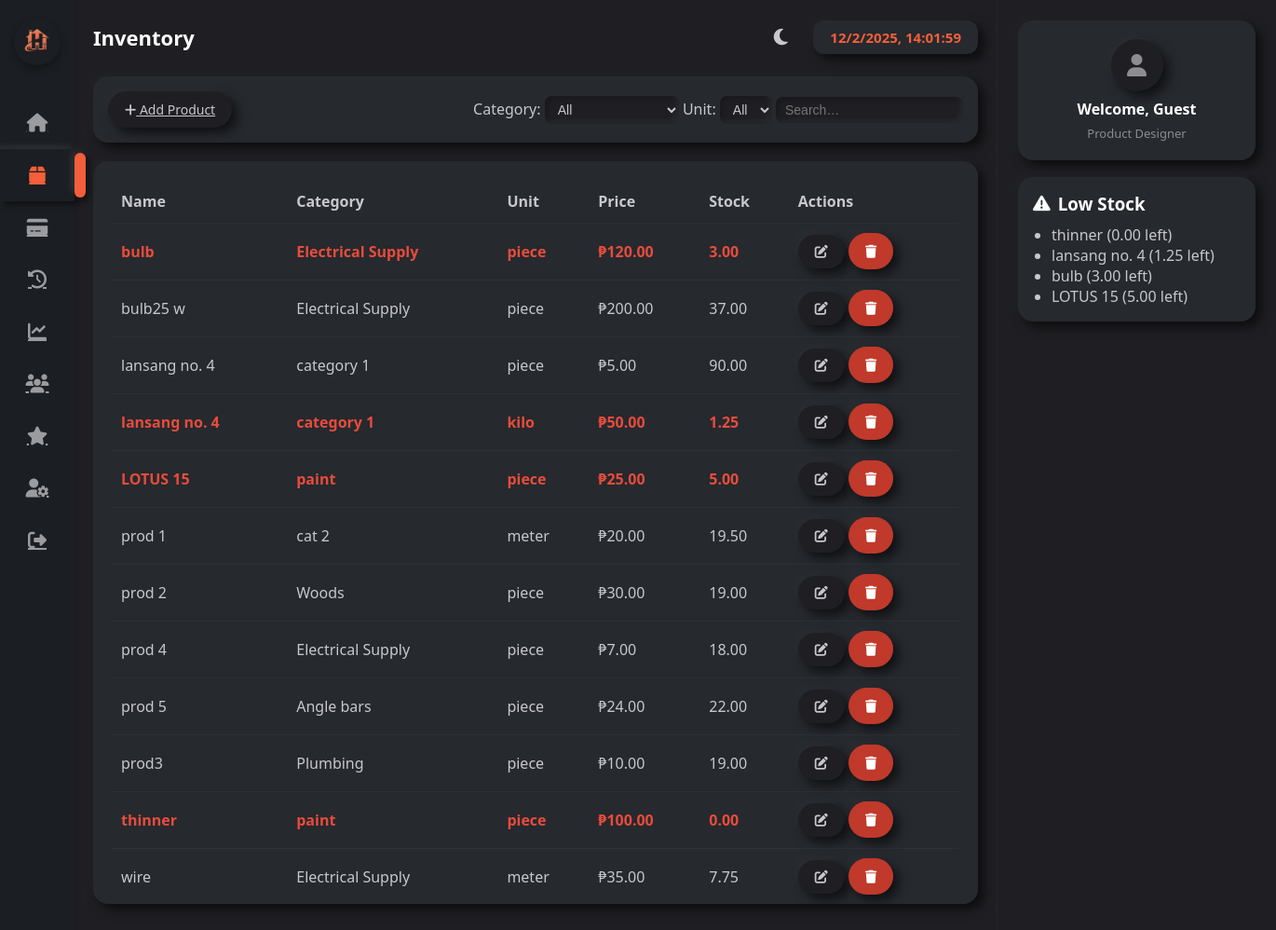
Before: /inventory.php with the older database file.
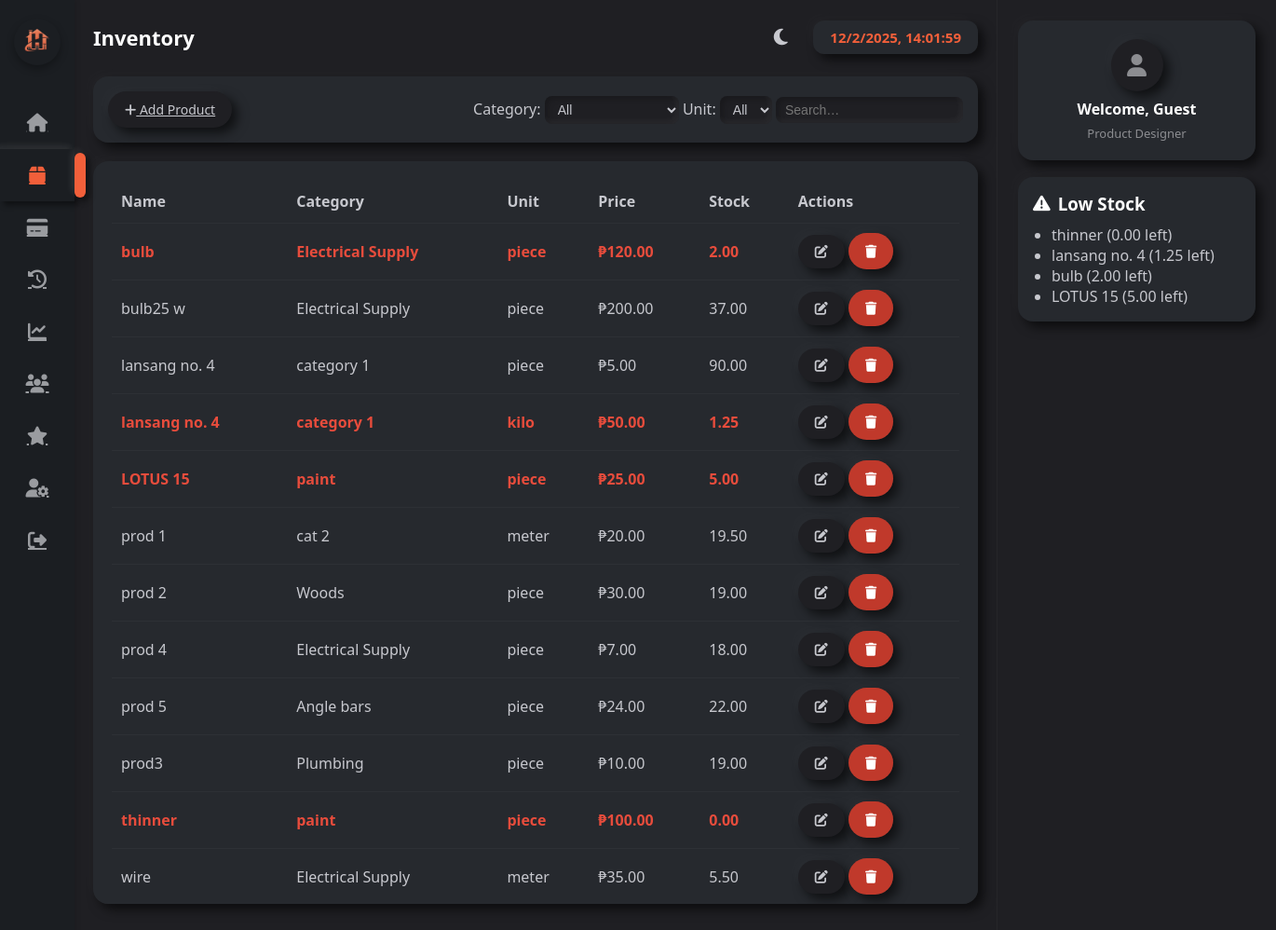
After: the same page with the newer database file.
### tables this page shows
CREATE TABLE `products` (
  `id` int(11) NOT NULL,
  `product_name` varchar(150) NOT NULL,
  `category` varchar(100) NOT NULL,
  `brand` varchar(100) DEFAULT NULL,
  `unit` varchar(50) DEFAULT NULL,
  `price` decimal(10,2) NOT NULL,
  `stock` decimal(10,2) DEFAULT NULL,
  `image` varchar(255) DEFAULT NULL,
  `created_at` timestamp NOT NULL DEFAULT current_timestamp()
);

### inventory.php (the view, shortened to what this page needs)
<?php
include 'db.php';
 $currentTheme = $_SESSION['theme'];
 $displayName = $_SESSION['user']['username'] ?? $_SESSION['username'] ?? 'Guest';
 $currentUser = null;
 $whereClauses = [];
 $whereSQL = $whereClauses ? "WHERE ".implode(" AND ",$whereClauses) : "";
 $sql = "SELECT p.*, c.category_name FROM products p LEFT JOIN categories c ON p.category = c.id $whereSQL ORDER BY p.product_name ASC";
 $result = $conn->query($sql) or die("DB Error: ".$conn->error);
 $lowStockThreshold = 5;
 $lowStockItems = [];
 $resLow = $conn->query("SELECT product_name, stock FROM products WHERE stock <= $lowStockThreshold ORDER BY stock ASC");
while ($resLow && $row = $resLow->fetch_assoc()) $lowStockItems[] = $row;
?>
<!DOCTYPE html>
<html lang="en">
<head>
<link rel="stylesheet" href="https://cdnjs.cloudflare.com/ajax/libs/font-awesome/6.4.0/css/all.min.css">
</head>
<body class="<?php echo $currentTheme === 'light' ? 'light-mode' : ''; ?>">
<nav class="sidebar">
  <div class="logo">
    <img src="uploads/logo.png" alt="POS System Logo">
  </div>
  <ul>
    <li>
      <a href="dashboard.php" >
        <i class="fa fa-home"></i>
      </a>
    </li>
    <li>
      <a href="inventory.php"class="active">
        <i class="fa fa-box"></i>
      </a>
    </li>
    <li>
      <a href="sales.php">
        <i class="fa fa-credit-card"></i>
      </a>
    </li>
    <li>
      <a href="sales_history.php">
        <i class="fa fa-history"></i>
      </a>
    </li>
    <li>
      <a href="sales_report.php">
        <i class="fa fa-chart-line"></i>
      </a>
    </li>
    <li>
      <a href="customers.php">
        <i class="fa fa-users"></i>
      </a>
    </li>
    <li>
      <a href="customer_loyalty.php" >
        <i class="fa fa-star"></i>
      </a>
    </li>
    <li>
      <a href="user_management.php">
        <i class="fa fa-user-cog"></i>
      </a>
    </li>
    <li>
      <a href="logout.php">
        <i class="fa fa-sign-out-alt"></i>
      </a>
    </li>
  </ul>
</nav>
<div class="wrapper">
<main class="main">
  <div class="topbar">
    <h1>Inventory</h1>
    <div style="display: flex; align-items: center;">
      <button id="theme-toggle" class="theme-toggle" title="Toggle theme">
        <i class="fas fa-<?php echo $currentTheme === 'light' ? 'sun' : 'moon'; ?>"></i>
      </button>
      <div id="clock" class="clock-card"></div>
    </div>
  </div>
  <div class="filter-bar">
    <a href="add_product.php" class="btn"><i class="fa fa-plus"></i> Add Product</a>
    <div>
      Category:
      <select id="filterCategory"><option value="">All</option>
      </select>
      Unit:
      <select id="filterUnit"><option value="">All</option></select>
      <input type="text" id="search" placeholder="Search…" value="<?= htmlspecialchars($_GET['search'] ?? '') ?>">
    </div>
  </div>
  <div class="table-card">
    <table>
      <thead><tr><th>Name</th><th>Category</th><th>Unit</th><th>Price</th><th>Stock</th><th>Actions</th></tr></thead>
      <tbody>
      <?php if ($result->num_rows): while ($r=$result->fetch_assoc()): ?>
        <tr class="<?= ($r['stock'] <= $lowStockThreshold) ? 'low-stock' : '' ?>">
          <td><?= htmlspecialchars($r['product_name']) ?></td>
          <td><?= htmlspecialchars($r['category_name'] ?? $r['category']) ?></td>
          <td><?= htmlspecialchars($r['unit']) ?></td>
          <td>₱<?= number_format($r['price'],2) ?></td>
          <td><?= $r['stock'] ?></td>
          <td>
            <button class="btn btn-edit"
              onclick="openEditModal('<?= $r['id'] ?>','<?= htmlspecialchars(addslashes($r['product_name'])) ?>','<?= htmlspecialchars(addslashes($r['category'])) ?>','<?= htmlspecialchars($r['unit']) ?>','<?= $r['price'] ?>','<?= $r['stock'] ?>')"><i class="fa fa-edit"></i></button>
            <a href="delete_product.php?id=<?= $r['id'] ?>" class="btn btn-danger" onclick="return confirm('Delete this product?');"><i class="fa fa-trash"></i></a>
          </td>
        </tr>
      <?php endwhile; else: ?>
        <tr><td colspan="6">No products found.</td></tr>
      <?php endif; ?>
      </tbody>
    </table>
  </div>
</main>
<aside class="right-panel">
  <div class="profile-card">
    <?php if ($currentUser && !empty($currentUser['photo']) && file_exists($currentUser['photo'])): ?>
      <img src="<?= htmlspecialchars($currentUser['photo']) ?>" alt="Profile Photo" class="profile-photo">
    <?php else: ?>
      <div class="profile-photo">
        <i class="fas fa-user"></i>
      </div>
    <?php endif; ?>
    <h3>Welcome, <?= htmlspecialchars($displayName) ?></h3>
    <div class="role"><?= htmlspecialchars($currentUser['role'] ?? 'Product Designer') ?></div>
  </div>
  <?php if ($lowStockItems): ?>
    <div class="alert">
      <h3><i class="fa fa-exclamation-triangle"></i> Low Stock</h3>
      <ul><?php foreach ($lowStockItems as $i): ?><li><?= htmlspecialchars($i['product_name']) ?> (<?= $i['stock'] ?> left)</li><?php endforeach; ?></ul>
    </div>
  <?php else: ?>
    <div class="alert"><h3>No Low Stock Items 🎉</h3></div>
  <?php endif; ?>
</aside>
</div>
</body>
</html>

Changed rows visible on the page:
changed products "bulb": stock "3.00" → "2.00"
changed products "wire": stock "7.75" → "5.50"
